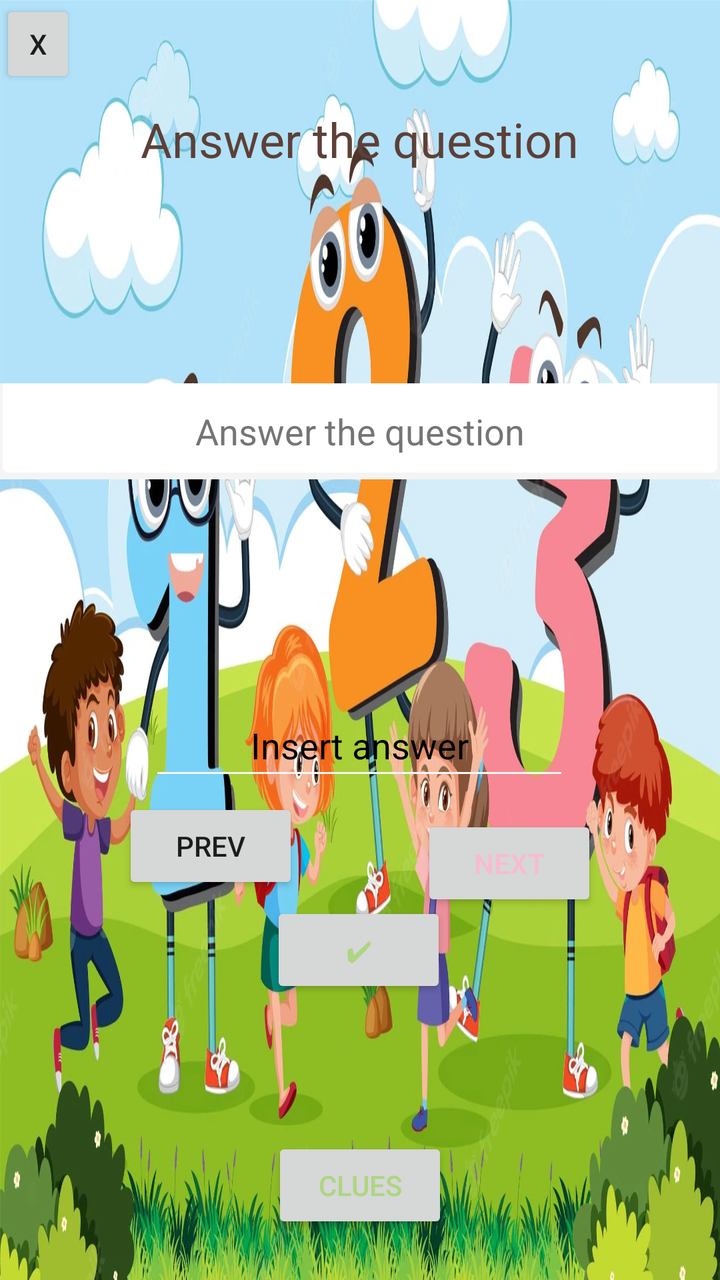
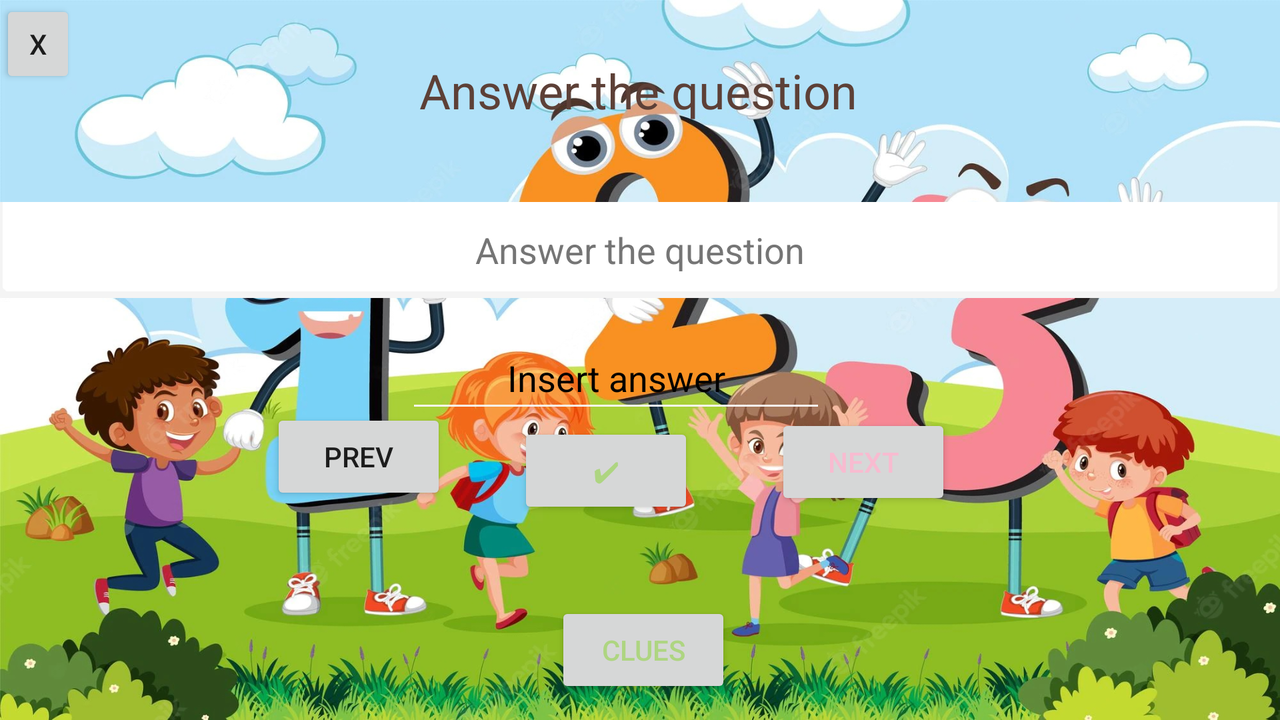

One screen, two layout resources from the same app: the default and the author's alternative for another configuration. Each is rendered where Android would select it; the XML of both is given below.
<!-- AndroidManifest.xml: application theme Theme.DeSters -->
<!-- res/layout/activity_numbers.xml -->
<?xml version="1.0" encoding="utf-8"?>
<androidx.constraintlayout.widget.ConstraintLayout xmlns:android="http://schemas.android.com/apk/res/android"
    xmlns:app="http://schemas.android.com/apk/res-auto"
    xmlns:tools="http://schemas.android.com/tools"
    android:layout_width="match_parent"
    android:layout_height="match_parent"
    android:background="@drawable/backnumbers"
    tools:context=".Numbers">

    <Button
        android:id="@+id/btnNextN"
        android:layout_width="wrap_content"
        android:layout_height="wrap_content"
        android:onClick="onClickNextN"
        android:text="@string/Next"
        android:textColor="#F8BBD0"
        app:layout_constraintBottom_toTopOf="@+id/fragmentContainerView5"
        app:layout_constraintEnd_toEndOf="parent"
        app:layout_constraintHorizontal_bias="0.5"
        app:layout_constraintStart_toEndOf="@+id/btnPrevN"
        app:layout_constraintTop_toBottomOf="@+id/text_inserted4"
        app:layout_constraintVertical_bias="0.208"
        tools:ignore="TextContrastCheck,TextContrastCheck" />

    <Button
        android:id="@+id/verifica4"
        android:layout_width="wrap_content"
        android:layout_height="wrap_content"
        android:onClick="verificaN"
        android:text="@string/verifica"
        android:textColor="#AED581"
        app:layout_constraintBottom_toTopOf="@+id/fragmentContainerView5"
        app:layout_constraintEnd_toEndOf="parent"
        app:layout_constraintHorizontal_bias="0.498"
        app:layout_constraintStart_toStartOf="parent"
        app:layout_constraintTop_toBottomOf="@+id/text_inserted4"
        app:layout_constraintVertical_bias="0.906"
        tools:ignore="TextContrastCheck" />

    <EditText
        android:id="@+id/text_inserted4"
        android:layout_width="wrap_content"
        android:layout_height="wrap_content"
        android:autofillHints=""
        android:backgroundTint="#F6F6F6"
        android:ems="10"
        android:gravity="center"
        android:hapticFeedbackEnabled="false"
        android:hint="@string/hello_blank_fragment"
        android:inputType="textPersonName"
        android:minHeight="48dp"
        android:shadowColor="#00190303"
        android:text="@string/hello_blank_fragment"
        android:textColor="#000000"
        android:textColorHint="#818181"
        android:textColorLink="#A8A8A8"
        app:layout_constraintBottom_toBottomOf="parent"
        app:layout_constraintEnd_toEndOf="parent"
        app:layout_constraintHorizontal_bias="0.497"
        app:layout_constraintStart_toStartOf="parent"
        app:layout_constraintTop_toTopOf="parent"
        app:layout_constraintVertical_bias="0.586" />

    <EditText
        android:id="@+id/ghicitoare4"
        android:layout_width="match_parent"
        android:layout_height="48dp"
        android:autoSizeTextType="uniform"
        android:background="@android:drawable/spinner_dropdown_background"
        android:backgroundTint="#F4F4F4"
        android:backgroundTintMode="add"
        android:ems="10"
        android:gravity="center"
        android:hapticFeedbackEnabled="false"
        android:hint="@string/raspunde"
        android:importantForAutofill="no"
        android:inputType="textPersonName"
        android:minHeight="48dp"
        android:shadowColor="#000000"
        android:textColorHint="#757575"
        app:layout_constraintBottom_toBottomOf="parent"
        app:layout_constraintEnd_toEndOf="parent"
        app:layout_constraintHorizontal_bias="0.533"
        app:layout_constraintStart_toStartOf="parent"
        app:layout_constraintTop_toTopOf="parent"
        app:layout_constraintVertical_bias="0.324"
        tools:ignore="DuplicateSpeakableTextCheck,DuplicateSpeakableTextCheck" />

    <FrameLayout
        android:id="@+id/fragmentContainerView5"
        android:layout_width="336dp"
        android:layout_height="112dp"
        app:layout_constraintBottom_toBottomOf="parent"
        app:layout_constraintEnd_toEndOf="parent"
        app:layout_constraintHorizontal_bias="0.506"
        app:layout_constraintStart_toStartOf="parent"
        app:layout_constraintTop_toTopOf="parent"
        app:layout_constraintVertical_bias="0.956">

        <Button
            android:id="@+id/cluesBtn2"
            android:layout_width="wrap_content"
            android:layout_height="wrap_content"
            android:layout_gravity="bottom|center"
            android:onClick="onClickCluesN"
            android:text="@string/Clues"
            android:textColor="#AED581"
            tools:ignore="TextContrastCheck" />
    </FrameLayout>

    <TextView
        android:id="@+id/textView4"
        android:layout_width="wrap_content"
        android:layout_height="wrap_content"
        android:shadowColor="#000000"
        android:text="@string/raspunde"
        android:textColor="#5D4037"
        android:textSize="24sp"
        app:layout_constraintBottom_toBottomOf="parent"
        app:layout_constraintEnd_toEndOf="parent"
        app:layout_constraintHorizontal_bias="0.498"
        app:layout_constraintStart_toStartOf="parent"
        app:layout_constraintTop_toTopOf="parent"
        app:layout_constraintVertical_bias="0.088"
        tools:ignore="TextContrastCheck" />

    <Button
        android:id="@+id/back2"
        android:layout_width="38dp"
        android:layout_height="44dp"
        android:onClick="onClickX"
        android:text="@string/X"
        app:layout_constraintBottom_toBottomOf="parent"
        app:layout_constraintEnd_toEndOf="parent"
        app:layout_constraintHorizontal_bias="0.0"
        app:layout_constraintStart_toStartOf="parent"
        app:layout_constraintTop_toTopOf="parent"
        app:layout_constraintVertical_bias="0.0" />

    <Button
        android:id="@+id/btnPrevN"
        android:layout_width="wrap_content"
        android:layout_height="wrap_content"
        android:onClick="onClickPrevN"
        android:text="@string/Prev"
        app:layout_constraintBottom_toTopOf="@+id/verifica4"
        app:layout_constraintEnd_toStartOf="@+id/btnNextN"
        app:layout_constraintHorizontal_bias="0.5"
        app:layout_constraintStart_toStartOf="parent"
        app:layout_constraintTop_toBottomOf="@+id/text_inserted4"
        app:layout_constraintVertical_bias="0.512" />
</androidx.constraintlayout.widget.ConstraintLayout>
<!-- resources referenced by this layout -->
<resources>
  <!-- drawable backnumbers: jpg bitmap (drawable, 398400 bytes) -->
  <string name="Clues">Clues</string>
  <string name="Next">Next</string>
  <string name="Prev">Prev</string>
  <string name="X">X</string>
  <string name="hello_blank_fragment">Insert answer</string>
  <string name="raspunde">Answer the question</string>
  <string name="verifica">✔</string>
  <style name="Theme.DeSters" parent="Theme.MaterialComponents.DayNight.DarkActionBar">
          
          <item name="colorPrimary">@color/purple_500</item>
          <item name="colorPrimaryVariant">@color/purple_700</item>
          <item name="colorOnPrimary">@color/white</item>
          
          <item name="colorSecondary">@color/teal_200</item>
          <item name="colorSecondaryVariant">@color/teal_700</item>
          <item name="colorOnSecondary">@color/black</item>
          
          <item name="android:statusBarColor">?attr/colorPrimaryVariant</item>
          
      </style>
</resources>
<!-- res/layout-land/activity_numbers.xml (the author's variant of the layout above) -->
<!-- drawn on the phone turned sideways -->
<?xml version="1.0" encoding="utf-8"?>
<androidx.constraintlayout.widget.ConstraintLayout xmlns:android="http://schemas.android.com/apk/res/android"
    xmlns:app="http://schemas.android.com/apk/res-auto"
    xmlns:tools="http://schemas.android.com/tools"
    android:layout_width="match_parent"
    android:layout_height="match_parent"
    android:background="@drawable/backnumbers"
    tools:context=".Numbers">

    <Button
        android:id="@+id/btnNextN"
        android:layout_width="wrap_content"
        android:layout_height="wrap_content"
        android:onClick="onClickNextN"
        android:text="@string/Next"
        android:textColor="#F8BBD0"
        app:layout_constraintBottom_toTopOf="@+id/fragmentContainerView5"
        app:layout_constraintEnd_toEndOf="parent"
        app:layout_constraintHorizontal_bias="0.5"
        app:layout_constraintStart_toEndOf="@+id/btnPrevN"
        app:layout_constraintTop_toBottomOf="@+id/text_inserted4"
        app:layout_constraintVertical_bias="0.208"
        tools:ignore="TextContrastCheck,TextContrastCheck" />

    <Button
        android:id="@+id/verifica4"
        android:layout_width="wrap_content"
        android:layout_height="wrap_content"
        android:onClick="verificaN"
        android:text="@string/verifica"
        android:textColor="#AED581"
        app:layout_constraintBottom_toTopOf="@+id/fragmentContainerView5"
        app:layout_constraintEnd_toEndOf="parent"
        app:layout_constraintHorizontal_bias="0.469"
        app:layout_constraintStart_toStartOf="parent"
        app:layout_constraintTop_toBottomOf="@+id/text_inserted4"
        app:layout_constraintVertical_bias="0.0"
        tools:ignore="TextContrastCheck" />

    <EditText
        android:id="@+id/text_inserted4"
        android:layout_width="wrap_content"
        android:layout_height="wrap_content"
        android:autofillHints=""
        android:backgroundTint="#F6F6F6"
        android:ems="10"
        android:gravity="center"
        android:hapticFeedbackEnabled="false"
        android:hint="@string/hello_blank_fragment"
        android:inputType="textPersonName"
        android:minHeight="48dp"
        android:shadowColor="#00190303"
        android:text="@string/hello_blank_fragment"
        android:textColor="#000000"
        android:textColorHint="#818181"
        android:textColorLink="#A8A8A8"
        app:layout_constraintBottom_toBottomOf="parent"
        app:layout_constraintEnd_toEndOf="parent"
        app:layout_constraintHorizontal_bias="0.472"
        app:layout_constraintStart_toStartOf="parent"
        app:layout_constraintTop_toTopOf="parent"
        app:layout_constraintVertical_bias="0.523" />

    <EditText
        android:id="@+id/ghicitoare4"
        android:layout_width="match_parent"
        android:layout_height="48dp"
        android:autoSizeTextType="uniform"
        android:background="@android:drawable/spinner_dropdown_background"
        android:backgroundTint="#F4F4F4"
        android:backgroundTintMode="add"
        android:ems="10"
        android:gravity="center"
        android:hapticFeedbackEnabled="false"
        android:hint="@string/raspunde"
        android:importantForAutofill="no"
        android:inputType="textPersonName"
        android:minHeight="48dp"
        android:shadowColor="#000000"
        android:textColorHint="#757575"
        app:layout_constraintBottom_toBottomOf="parent"
        app:layout_constraintEnd_toEndOf="parent"
        app:layout_constraintHorizontal_bias="0.533"
        app:layout_constraintStart_toStartOf="parent"
        app:layout_constraintTop_toTopOf="parent"
        app:layout_constraintVertical_bias="0.324"
        tools:ignore="DuplicateSpeakableTextCheck,DuplicateSpeakableTextCheck" />

    <FrameLayout
        android:id="@+id/fragmentContainerView5"
        android:layout_width="336dp"
        android:layout_height="112dp"
        app:layout_constraintBottom_toBottomOf="parent"
        app:layout_constraintEnd_toEndOf="parent"
        app:layout_constraintHorizontal_bias="0.506"
        app:layout_constraintStart_toStartOf="parent"
        app:layout_constraintTop_toTopOf="parent"
        app:layout_constraintVertical_bias="0.956">

        <Button
            android:id="@+id/cluesBtn2"
            android:layout_width="wrap_content"
            android:layout_height="wrap_content"
            android:layout_gravity="bottom|center"
            android:onClick="onClickCluesN"
            android:text="@string/Clues"
            android:textColor="#AED581"
            tools:ignore="TextContrastCheck" />
    </FrameLayout>

    <TextView
        android:id="@+id/textView4"
        android:layout_width="wrap_content"
        android:layout_height="wrap_content"
        android:shadowColor="#000000"
        android:text="@string/raspunde"
        android:textColor="#5D4037"
        android:textSize="24sp"
        app:layout_constraintBottom_toBottomOf="parent"
        app:layout_constraintEnd_toEndOf="parent"
        app:layout_constraintHorizontal_bias="0.498"
        app:layout_constraintStart_toStartOf="parent"
        app:layout_constraintTop_toTopOf="parent"
        app:layout_constraintVertical_bias="0.088"
        tools:ignore="TextContrastCheck" />

    <Button
        android:id="@+id/back2"
        android:layout_width="38dp"
        android:layout_height="44dp"
        android:onClick="onClickX"
        android:text="@string/X"
        app:layout_constraintBottom_toBottomOf="parent"
        app:layout_constraintEnd_toEndOf="parent"
        app:layout_constraintHorizontal_bias="0.0"
        app:layout_constraintStart_toStartOf="parent"
        app:layout_constraintTop_toTopOf="parent"
        app:layout_constraintVertical_bias="0.0" />

    <Button
        android:id="@+id/btnPrevN"
        android:layout_width="wrap_content"
        android:layout_height="wrap_content"
        android:onClick="onClickPrevN"
        android:text="@string/Prev"
        app:layout_constraintBottom_toBottomOf="parent"
        app:layout_constraintEnd_toEndOf="parent"
        app:layout_constraintHorizontal_bias="0.245"
        app:layout_constraintStart_toStartOf="parent"
        app:layout_constraintTop_toTopOf="parent"
        app:layout_constraintVertical_bias="0.655" />
</androidx.constraintlayout.widget.ConstraintLayout>
